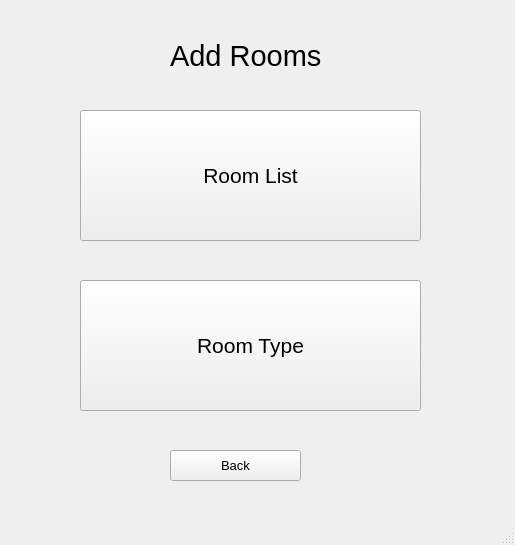
<?xml version="1.0" encoding="UTF-8"?>
<ui version="4.0">
 <class>addrooms</class>
 <widget class="QMainWindow" name="addrooms">
  <property name="geometry">
   <rect>
    <x>0</x>
    <y>0</y>
    <width>515</width>
    <height>545</height>
   </rect>
  </property>
  <property name="windowTitle">
   <string>MainWindow</string>
  </property>
  <widget class="QWidget" name="centralwidget">
   <widget class="QLabel" name="addrooms_label">
    <property name="geometry">
     <rect>
      <x>170</x>
      <y>30</y>
      <width>191</width>
      <height>51</height>
     </rect>
    </property>
    <property name="font">
     <font>
      <pointsize>22</pointsize>
     </font>
    </property>
    <property name="text">
     <string>Add Rooms</string>
    </property>
   </widget>
   <widget class="QPushButton" name="back">
    <property name="geometry">
     <rect>
      <x>170</x>
      <y>450</y>
      <width>131</width>
      <height>31</height>
     </rect>
    </property>
    <property name="font">
     <font>
      <pointsize>10</pointsize>
     </font>
    </property>
    <property name="text">
     <string>Back</string>
    </property>
   </widget>
   <widget class="QPushButton" name="rooms_list">
    <property name="geometry">
     <rect>
      <x>80</x>
      <y>110</y>
      <width>341</width>
      <height>131</height>
     </rect>
    </property>
    <property name="font">
     <font>
      <pointsize>16</pointsize>
     </font>
    </property>
    <property name="text">
     <string>Room List</string>
    </property>
   </widget>
   <widget class="QPushButton" name="roomtype">
    <property name="geometry">
     <rect>
      <x>80</x>
      <y>280</y>
      <width>341</width>
      <height>131</height>
     </rect>
    </property>
    <property name="font">
     <font>
      <pointsize>16</pointsize>
     </font>
    </property>
    <property name="text">
     <string>Room Type</string>
    </property>
   </widget>
  </widget>
  <widget class="QStatusBar" name="statusbar"/>
 </widget>
 <resources/>
 <connections/>
</ui>
